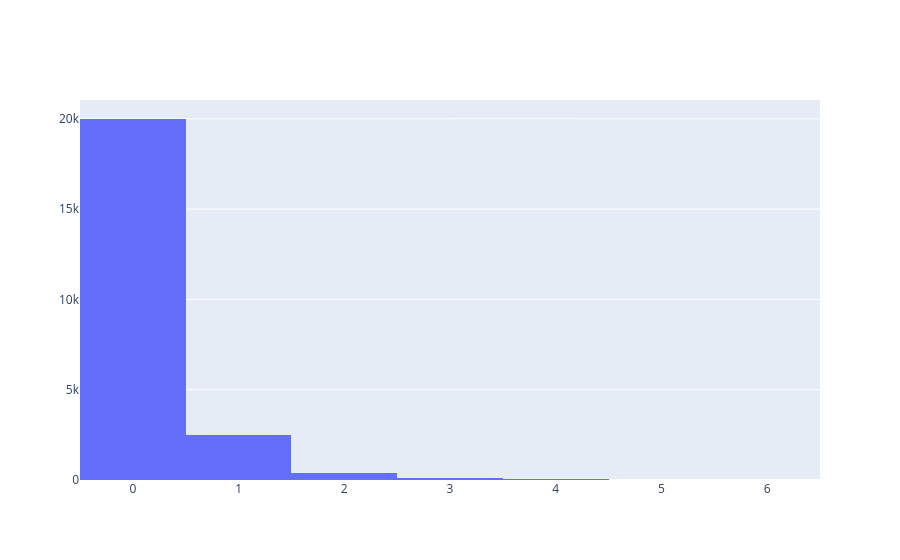

The notebook cell this image was saved under:
### Markdown cell above
## Numerical data

### Code cell
numerical_columns_histogram = [
    'No_Contactos'
]

fig = go.Figure()
for column in numerical_columns_histogram:
    fig.add_trace(go.Histogram(x=df[column], name=column))
fig.update_layout(barmode='stack')
fig.show()

### Figure 1 — Plotly figure (JSON) as saved in the notebook; plotly's stock layout.template omitted (floating-point values rounded to 4 significant figures; data arrays with more than 128 entries replaced by an {"elided": "..."} marker saying what was removed)
{"data": [{"name": "No_Contactos", "type": "histogram", "x": {"elided": "23099 int values"}}], "layout": {"barmode": "stack"}}
